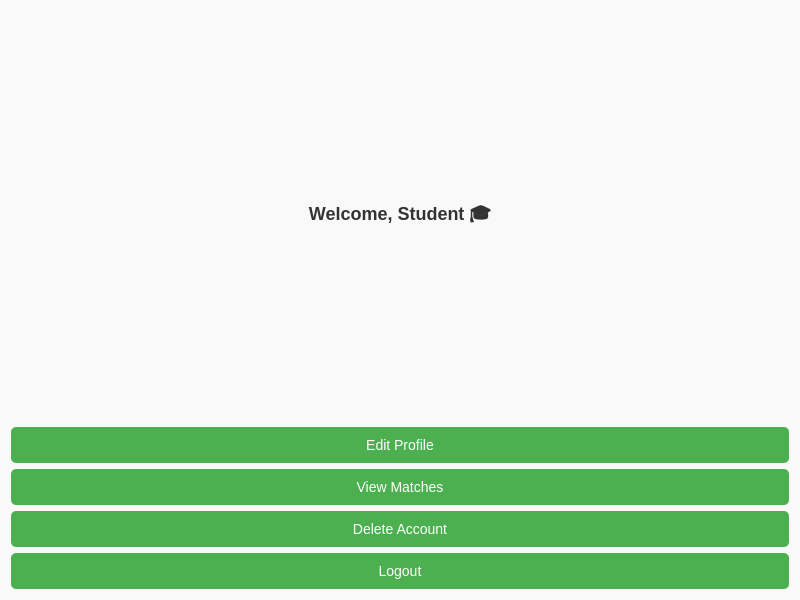
<?xml version="1.0" encoding="UTF-8"?>
<ui version="4.0">
 <class>StudentDashboard</class>
 <widget class="QWidget" name="StudentDashboard">
  <property name="geometry"><rect><x>0</x><y>0</y><width>800</width><height>600</height></rect></property>
  <property name="windowTitle"><string>Student Dashboard</string></property>
  <property name="styleSheet"><string>
    QWidget {
        background-color: #f9f9f9;
        font-family: 'Segoe UI';
        font-size: 14px;
    }
    QPushButton {
        background-color: #4CAF50;
        color: white;
        padding: 10px;
        border-radius: 5px;
    }
    QPushButton:hover {
        background-color: #45a049;
    }
    QLabel {
        font-size: 18px;
        font-weight: bold;
        color: #333;
    }
  </string></property>
  <layout class="QVBoxLayout" name="verticalLayout">
   <item><widget class="QLabel" name="label_welcome"><property name="text"><string>Welcome, Student 🎓</string></property><property name="alignment"><set>Qt::AlignCenter</set></property></widget></item>
   <item><widget class="QPushButton" name="btn_edit_profile"><property name="text"><string>Edit Profile</string></property></widget></item>
   <item><widget class="QPushButton" name="btn_view_matches"><property name="text"><string>View Matches</string></property></widget></item>
   <item><widget class="QPushButton" name="btn_delete_account"><property name="text"><string>Delete Account</string></property></widget></item>
   <item><widget class="QPushButton" name="btn_logout"><property name="text"><string>Logout</string></property></widget></item>
  </layout>
 </widget>
 <resources/>
 <connections/>
</ui>
